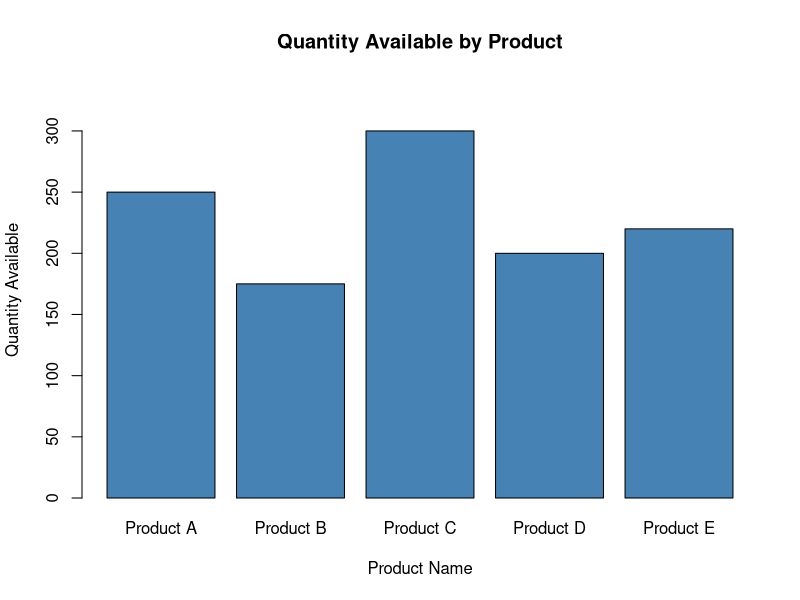
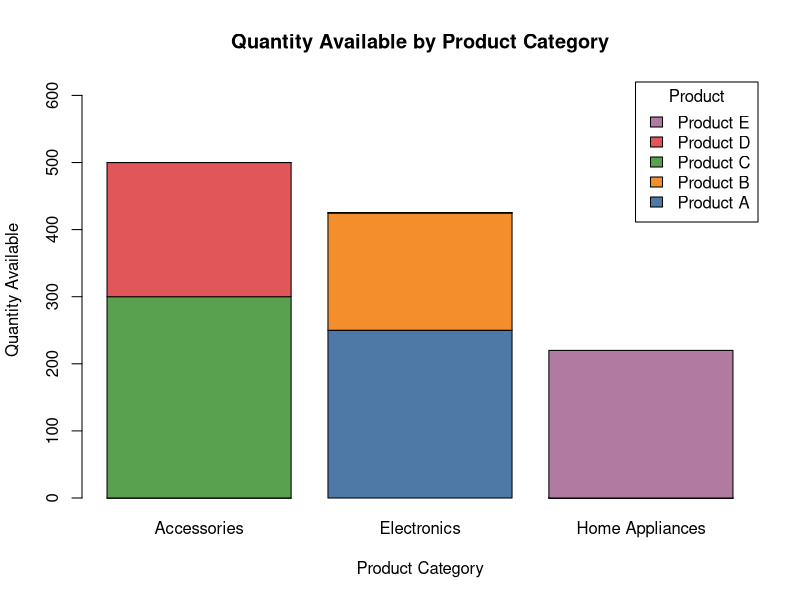
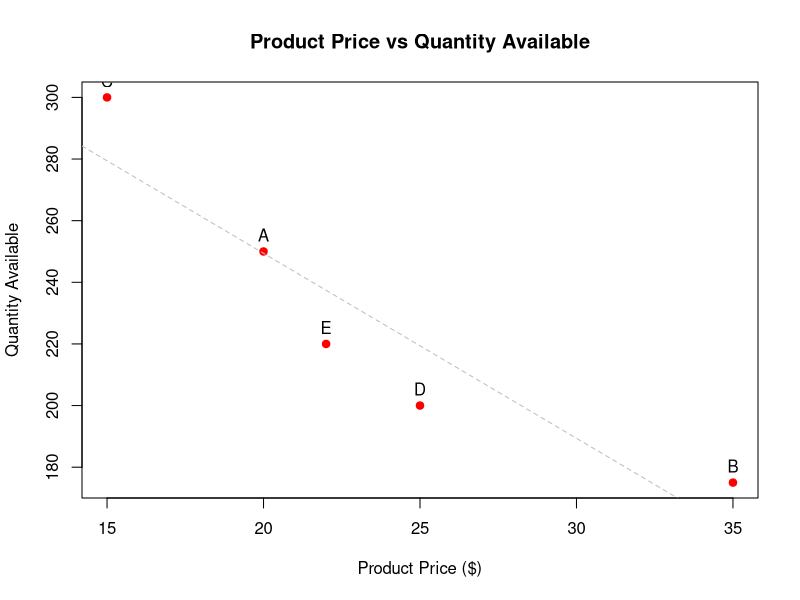

Write R code to recreate these figures, in order.
# Dataset
product_id <- 1:5
product    <- c("Product A", "Product B", "Product C", "Product D", "Product E")
quantity   <- c(250, 175, 300, 200, 220)

# Bar Chart
barplot(quantity,
        names.arg = product,
        xlab = "Product Name",
        ylab = "Quantity Available",
        main = "Quantity Available by Product",
        col  = "steelblue",
        ylim = c(0, 340))

# Dataset
product  <- c("Product A", "Product B", "Product C", "Product D", "Product E")
quantity <- c(250, 175, 300, 200, 220)
category <- c("Electronics", "Electronics", "Accessories",
              "Accessories", "Home Appliances")

inventory <- data.frame(product, category, quantity)

# Rows = products, columns = categories
stack_data <- xtabs(quantity ~ product + category, data = inventory)

# Stacked Bar Chart
barplot(stack_data,
        col  = c("#4e79a7", "#f28e2b", "#59a14f", "#e15759", "#b07aa1"),
        xlab = "Product Category",
        ylab = "Quantity Available",
        main = "Quantity Available by Product Category",
        legend.text = rownames(stack_data),
        args.legend = list(x = "topright", title = "Product"),
        ylim = c(0, 620))

# Dataset
price    <- c(20, 35, 15, 25, 22)
quantity <- c(250, 175, 300, 200, 220)

# Scatter Plot
plot(price, quantity,
     main = "Product Price vs Quantity Available",
     xlab = "Product Price ($)",
     ylab = "Quantity Available",
     pch  = 19,
     col  = "red")

text(price, quantity, labels = c("A", "B", "C", "D", "E"), pos = 3)
abline(lm(quantity ~ price), lty = 2, col = "gray")

# Correlation coefficient
cor(price, quantity)
